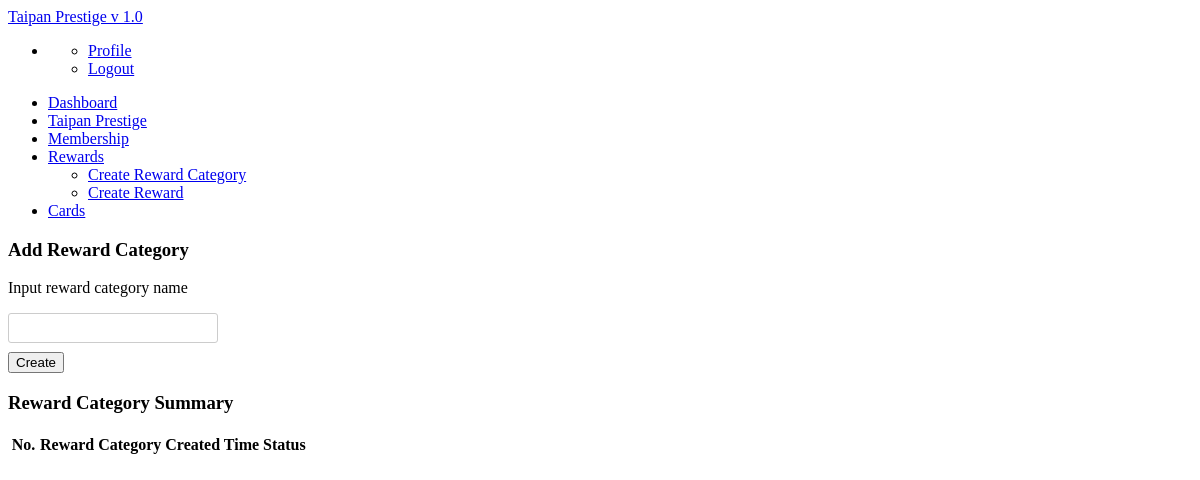
Before: /reward/rcategory.php with the older database file.
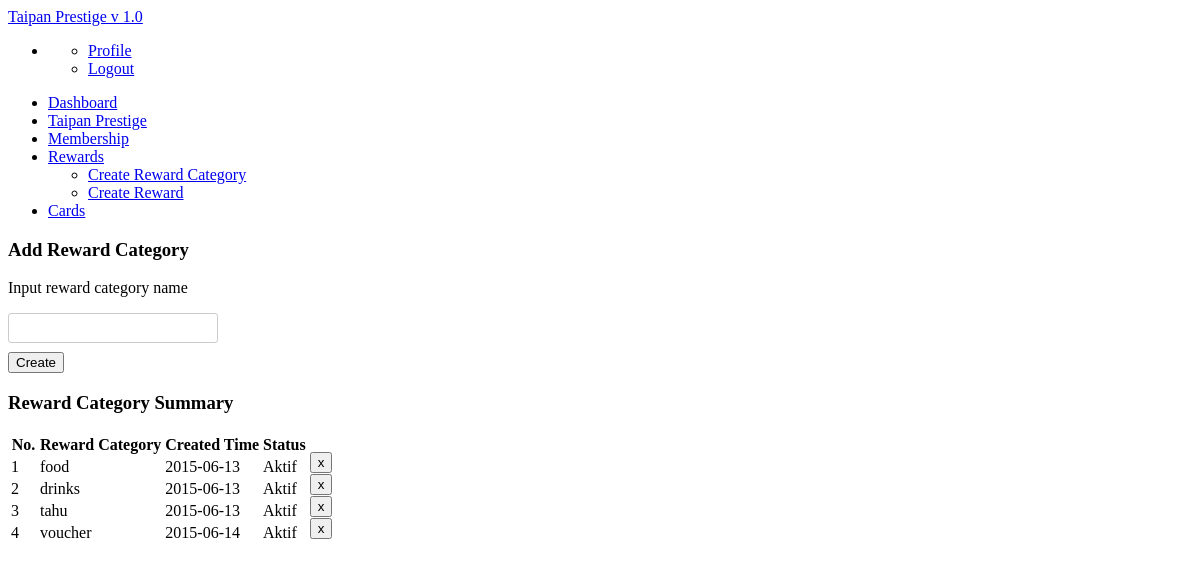
After: the same page with the newer database file.
### tables this page shows
CREATE TABLE IF NOT EXISTS `reward_category` (
`no` int(11) NOT NULL,
  `r_category` varchar(255) NOT NULL,
  `status` int(11) NOT NULL,
  `create_time` date NOT NULL
);

### reward/rcategory.php (the view, shortened to what this page needs)
<?php
echo '
<head>
<style>
input{
  display: inline-block;
  width: 210px;
  height: 30px;
  padding: 4px;
  margin-bottom: 9px;
  font-size: 15px;
  line-height: 18px;
  color: #555555;
  border: 1px solid #cccccc;
  -webkit-border-radius: 3px;
  -moz-border-radius: 3px;
  border-radius: 3px;
}
</style>
</head>';
include "nav.php";
echo '
<div class="container">
<div class="row">
<div class="span5">
          <div class="widget">
            <div class="widget-header"> <i class="icon-th-list"></i>
               <h3>Add Reward Category</h3>
            </div>
            <div class="widget-content">
        <p>Input reward category name</p>
        <div class="input-group col-md-4 ">
  <form action="" method="post">
  <input type="text" class="form-control" aria-label="Card id" id="name" name="name"><br>
<button class="btn btn-primary btn-large" type="submit" name="submit">Create</button>
</form>
</div>
        </p>
      </div>
</div>
      </div>
      <div class="span7">
          <div class="widget">
            <div class="widget-header"> <i class="icon-bookmark"></i>
              <h3>Reward Category Summary</h3>
            </div>
            <div class="widget-content">
<table id="myTable" class="table table-striped">
        <thead>
          <tr  height="3">
            <th width="25" class="dt-center">No.</th>
            <th class="dt-center">Reward Category</th>
            <th class="dt-center">Created Time</th>
            <th class="dt-center">Status</th>
            <th width="5"></th>
          </tr>
        </thead>
        <tbody>';
$countcat=mysql_query("SELECT * FROM reward_category WHERE status='1'");
$countcatrow=mysql_num_rows($countcat);
for ($c=0;$c<$countcatrow;$c++){
    while($x<=$c){
      $x++;
    }
  $catname = mysql_result($countcat,$c, 'r_category');
  $catcreate = mysql_result($countcat,$c, 'create_time');
  $catstat = mysql_result($countcat,$c, 'status');
	echo "
	          <tr>
 <Td class='dt-center'>$x</td>
  <Td class='dt-center'>$catname</td>
   <Td class='dt-center'>$catcreate</td>
    <Td class='dt-center'>";
    if ($catstat ==1){
    	echo 'Aktif';
    }
    echo '
    </td>
    <td class="dt-center"><form action="" method="post" style="margin: -15px 0px -15px 0px;">
    	<input type="hidden" name="deleteItem" id="deleteItem" value="'.$catname.'" />
<button class="btn btn-danger btn-xs" type="submit" name="submit">x</button>
    </form>
    </td>
          </tr>  ';
}
echo '
        </tbody>
      </table>
      </div>
          </div>
        </div>
              </div></div>';
?>

Changed rows visible on the page:
added reward_category: x "1", r_category "food", create_time "2015-06-13", status "Aktif"
added reward_category: x "2", r_category "drinks", create_time "2015-06-13", status "Aktif"
added reward_category: x "3", r_category "tahu", create_time "2015-06-13", status "Aktif"
added reward_category: x "4", r_category "voucher", create_time "2015-06-14", status "Aktif"
